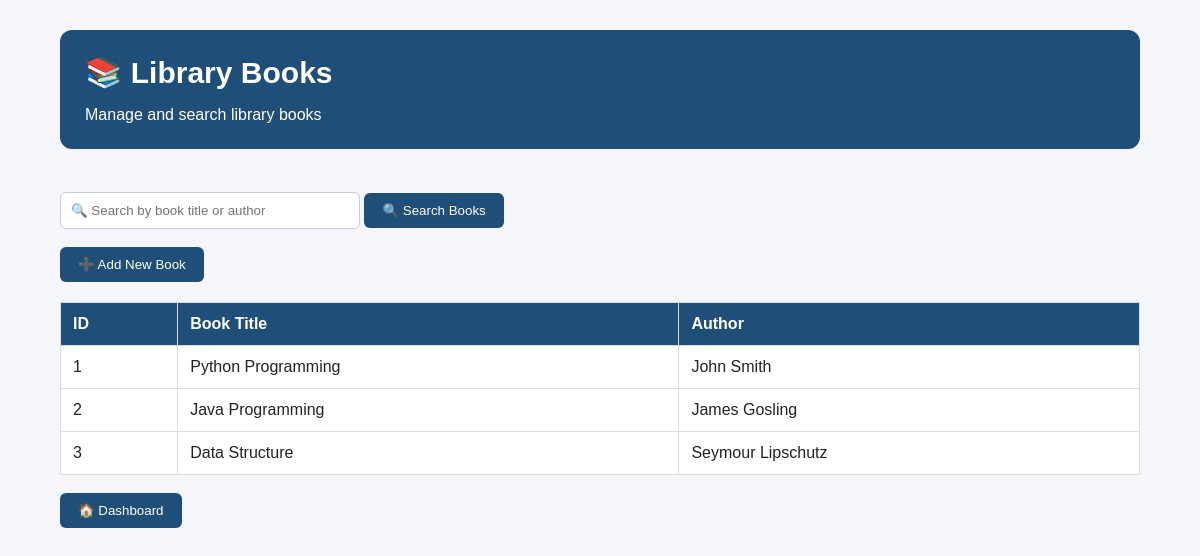
/books, run on the app's committed database.
### tables this page shows
CREATE TABLE books (
            id INTEGER PRIMARY KEY AUTOINCREMENT,
            title TEXT NOT NULL,
            author TEXT NOT NULL
        );

### app.py (the view)
@app.route("/books")
def books():
    search = request.args.get("search", "")
    conn = sqlite3.connect("library.db")
    cursor = conn.cursor()
    if search:
        cursor.execute(
            """
            SELECT * FROM books
            WHERE title LIKE ? OR author LIKE ?
            """,
            (f"%{search}%", f"%{search}%")
        )
    else:
        cursor.execute("SELECT * FROM books")
    books = cursor.fetchall()
    conn.close()
    return render_template("books.html", books=books)

### templates/books.html (shortened to what this page needs)
<!DOCTYPE html>
<html lang="en">
<head>
    <link rel="stylesheet" href="{{ url_for('static', filename='style.css') }}">
</head>
<body>
<div class="container">
    <div class="header">
        <h1>📚 Library Books</h1>
        <p>Manage and search library books</p>
    </div>
    <br>
    <form method="GET" action="/books">
<input class="search-input" type="text" name="search" placeholder="🔍 Search by book title or author">
      <button type="submit">🔍 Search Books</button>
    </form>
    <br>
    <a href="/add-book">
        <button>➕ Add New Book</button>
    </a>
    <table>
        <thead>
            <tr>
                <th>ID</th>
                <th>Book Title</th>
                <th>Author</th>
            </tr>
        </thead>
        <tbody>
            {% for book in books %}
            <tr>
                <td>{{ book[0] }}</td>
                <td>{{ book[1] }}</td>
                <td>{{ book[2] }}</td>
            </tr>
            {% else %}
            <tr>
                <td colspan="3">No books found.</td>
            </tr>
            {% endfor %}
        </tbody>
    </table>
    <br>
    <a href="/">
        <button>🏠 Dashboard</button>
    </a>
</div>
</body>
</html>

### static/style.css (style rules this page uses)
* { box-sizing: border-box; }
body { margin: 0; font-family: Arial, sans-serif; background: #f4f6fb; color: #222; }
.container { width: 90%; max-width: 1100px; margin: 30px auto; }
.header { background: #1f4e78; color: white; padding: 25px; border-radius: 12px; margin-bottom: 25px; }
.header h1 { margin: 0; font-size: 30px; }
.header p { margin-bottom: 0; }
button { background: #1f4e78; color: white; border: none; padding: 10px 18px; border-radius: 6px; cursor: pointer; }
input { padding: 10px; border: 1px solid #ccc; border-radius: 6px; }
table { width: 100%; background: white; border-collapse: collapse; margin-top: 20px; }
th, td { padding: 12px; border: 1px solid #ddd; text-align: left; }
th { background: #1f4e78; color: white; }
a { text-decoration: none; margin-right: 8px; }
.search-input { width: 300px; }

### data on the page
books: id "1", title "Python Programming", author "John Smith"
books: id "2", title "Java Programming", author "James Gosling"
books: id "3", title "Data Structure", author "Seymour Lipschutz"
